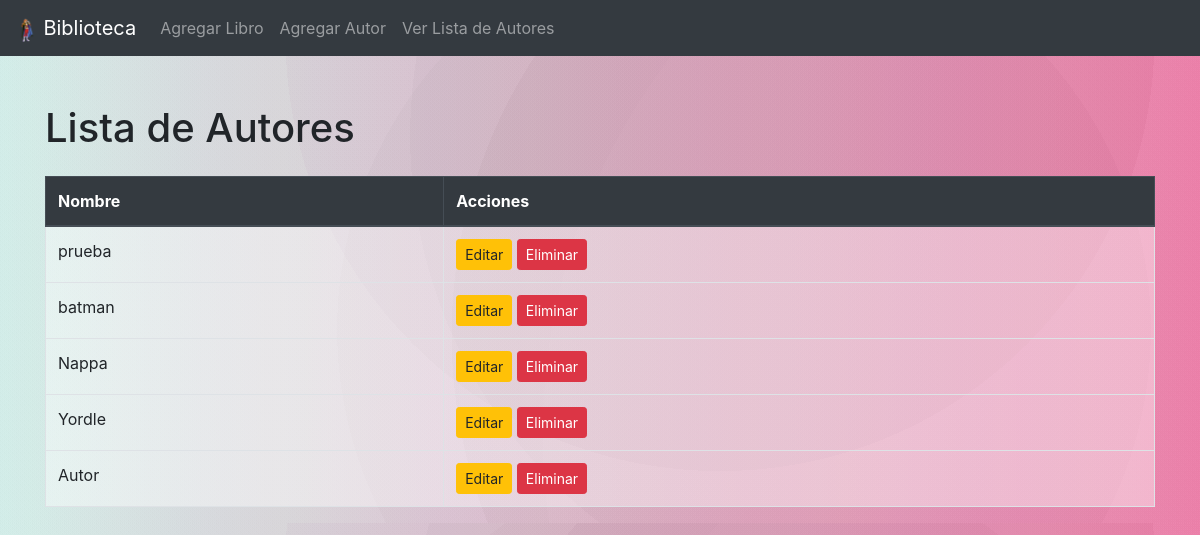
The page /authors.php on the database its author committed.
### tables this page shows
CREATE TABLE `autor` (
  `idAutor` int NOT NULL AUTO_INCREMENT,
  `Nombre` varchar(105) DEFAULT NULL,
  PRIMARY KEY (`idAutor`)
);

### authors.php (the view, shortened to what this page needs)
<?php
include 'db.php';
$query = "SELECT * FROM Autor";
$stmt = $pdo->prepare($query);
$stmt->execute();
$autores = $stmt->fetchAll(PDO::FETCH_ASSOC);
?>
<!DOCTYPE html>
<html lang="en">
<head>
    <link href="https://maxcdn.bootstrapcdn.com/bootstrap/4.5.2/css/bootstrap.min.css" rel="stylesheet">
    <link rel="stylesheet" href="assets\css\body.css">
</head>
<body>
    <nav class="navbar navbar-expand-lg navbar-dark bg-dark">
        <a class="navbar-brand" href="index.php"> <img src="assets\img\lina.png" alt="">
            Biblioteca</a>
        <div class="collapse navbar-collapse" id="navbarNav">
            <ul class="navbar-nav">
                <li class="nav-item">
                    <a class="nav-link" href="add.php">Agregar Libro</a>
                </li>
                <li class="nav-item">
                    <a class="nav-link" href="add_author.php">Agregar Autor</a>
                </li>
                <li class="nav-item">
                    <a href="authors.php" class="nav-link">Ver Lista de Autores</a>
                </li>
            </ul>
        </div>
    </nav>
    <div class="container mt-5">
        <h1 class="mb-4">Lista de Autores</h1>
        <table class="table table-bordered">
            <thead class="thead-dark">
                <tr>
                    <th>Nombre</th>
                    <th>Acciones</th>
                </tr>
            </thead>
            <tbody>
                <?php foreach ($autores as $autor) : ?>
                    <tr>
                        <td style="background-color: rgba(255, 255, 255, 0.4);"><?php echo htmlspecialchars($autor['Nombre']); ?></td>
                        <td style="background-color: rgba(255, 255, 255, 0.4);">
                            <a href="edit_author.php?idAutor=<?php echo $autor['idAutor']; ?>" class="btn btn-warning btn-sm">Editar</a>
                            <a href="delete_author.php?idAutor=<?php echo $autor['idAutor']; ?>" class="btn btn-danger btn-sm" onclick="return confirm('¿Estás seguro de que quieres eliminar este autor y todos sus libros?');">Eliminar</a>
                        </td>
                    </tr>
                <?php endforeach; ?>
            </tbody>
        </table>
    </div>
</body>
</html>

### assets/css/body.css (style rules this page uses)
body { background-image: radial-gradient(circle at 75% 26%, rgba(116, 116, 116,0.04) 0%, rgba(116, 116, 116,0.04) 50%,rgba(222, 222, 222,0.04) 50%, rgba(222, 222, 222,0.04) 100%),radial-gradient(circle at 62% 63%, rgba(60, 60, 60,0.04) 0%, rgba(60, 60, 60,0.04) 50%,rgba(152, 152, 152,0.04) 50%, rgba(152, 152, 152,0.04) 100%),radial-gradient(circle at 80% 64%, rgba(108, 108, 108,0.04) 0%, rgba(108, 108, 108,0.04) 50%,rgba(252, 252, 252,0.04) 50%, rgba(252, 252, 252,0.04) 100%),radial-gradient(circle at 97% 83%, rgba(184, 184, 184,0.04) 0%, rgba(184, 184, 184,0.04) 50%,rgba(137, 137, 137,0.04) 50%, rgba(137, 137, 137,0.04) 100%),radial-gradient(circle at 60% 7%, rgba(69, 69, 69,0.04) 0%, rgba(69, 69, 69,0.04) 50%,rgba(211, 211, 211,0.04) 50%, rgba(211, 211, 211,0.04) 100%),linear-gradient(90deg, rgb(212, 245, 239),rgb(253, 123, 174)); }
img { max-width: 24px; max-height: 24px; }

### rows shown on the page
autor: Nombre "prueba"
autor: Nombre "batman"
autor: Nombre "Nappa"
autor: Nombre "Yordle"
autor: Nombre "Autor"
